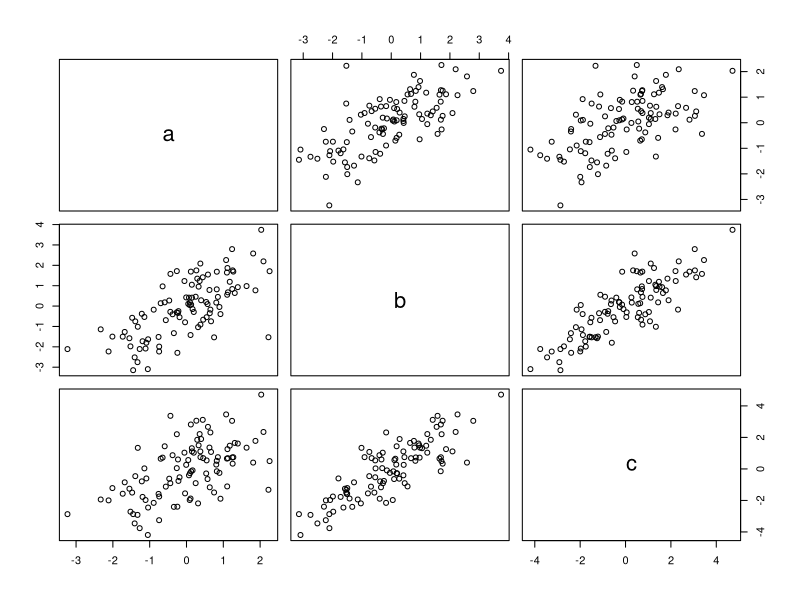

Reproduce this figure in R.
# Generate three random normal vectors of length 100
x1 <- rnorm(100)
x2 <- rnorm(100)
x3 <- rnorm(100)

# Create a data frame t with three columns
t <- data.frame(a = x1, b = x1 + x2, c = x1 + x2 + x3)

# Plot the data frame
plot(t)
# Calculate the standard deviation of each column
print(sd(t$a))
print(sd(t$b))
print(sd(t$c))